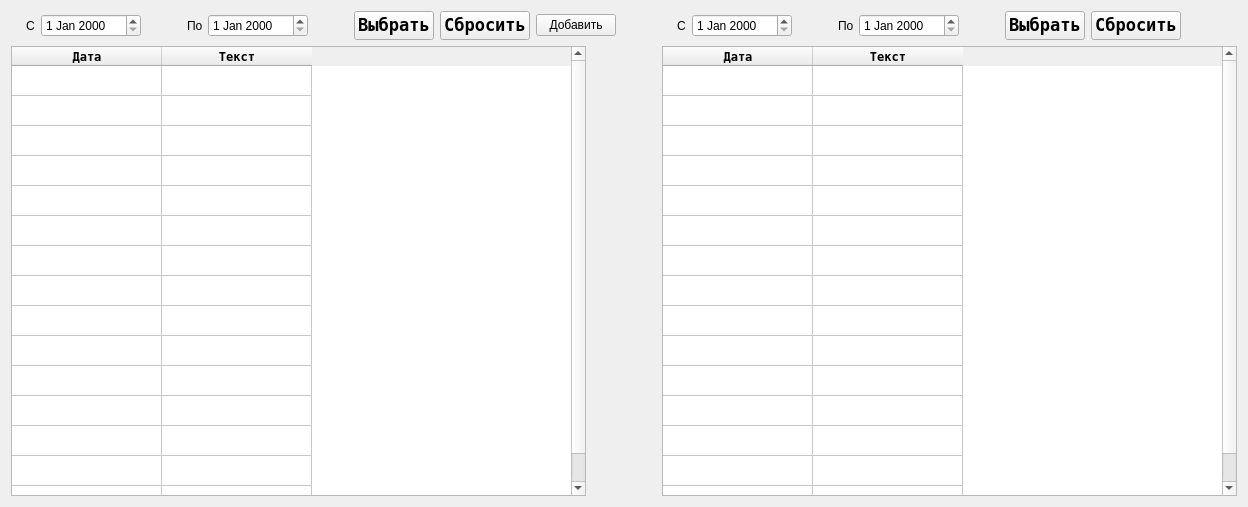
      <widget class="QWidget" name="tab_zayav">
       <attribute name="title">
        <string>Заявки</string>
       </attribute>
       <layout class="QVBoxLayout" name="verticalLayout_9">
        <item>
         <layout class="QHBoxLayout" name="horizontalLayout_5">
          <item>
           <layout class="QVBoxLayout" name="verticalLayout">
            <item>
             <layout class="QHBoxLayout" name="layout_serch_zayav">
              <item>
               <spacer name="hspacer1_serch_zayav">
                <property name="orientation">
                 <enum>Qt::Horizontal</enum>
                </property>
                <property name="sizeType">
                 <enum>QSizePolicy::Fixed</enum>
                </property>
                <property name="sizeHint" stdset="0">
                 <size>
                  <width>15</width>
                  <height>20</height>
                 </size>
                </property>
               </spacer>
              </item>
              <item>
               <widget class="QLabel" name="label1_serch_zayav">
                <property name="maximumSize">
                 <size>
                  <width>9</width>
                  <height>16777215</height>
                 </size>
                </property>
                <property name="text">
                 <string>С:</string>
                </property>
               </widget>
              </item>
              <item>
               <widget class="QDateEdit" name="dateedit_start_serch_zayav">
                <property name="minimumSize">
                 <size>
                  <width>100</width>
                  <height>0</height>
                 </size>
                </property>
               </widget>
              </item>
              <item>
               <spacer name="hspacer2_serch_zayav">
                <property name="orientation">
                 <enum>Qt::Horizontal</enum>
                </property>
                <property name="sizeType">
                 <enum>QSizePolicy::Fixed</enum>
                </property>
                <property name="sizeHint" stdset="0">
                 <size>
                  <width>40</width>
                  <height>20</height>
                 </size>
                </property>
               </spacer>
              </item>
              <item>
               <widget class="QLabel" name="label2_serch_zayav">
                <property name="maximumSize">
                 <size>
                  <width>15</width>
                  <height>16777215</height>
                 </size>
                </property>
                <property name="text">
                 <string>По:</string>
                </property>
               </widget>
              </item>
              <item>
               <widget class="QDateEdit" name="dateedit_finish_serch_zayav">
                <property name="sizePolicy">
                 <sizepolicy hsizetype="Minimum" vsizetype="Fixed">
                  <horstretch>0</horstretch>
                  <verstretch>0</verstretch>
                 </sizepolicy>
                </property>
                <property name="minimumSize">
                 <size>
                  <width>100</width>
                  <height>0</height>
                 </size>
                </property>
               </widget>
              </item>
              <item>
               <spacer name="hspacer3_serch_zayav">
                <property name="orientation">
                 <enum>Qt::Horizontal</enum>
                </property>
                <property name="sizeType">
                 <enum>QSizePolicy::Fixed</enum>
                </property>
                <property name="sizeHint" stdset="0">
                 <size>
                  <width>40</width>
                  <height>20</height>
                 </size>
                </property>
               </spacer>
              </item>
              <item>
               <widget class="QPushButton" name="pushbutton_ok_serch_zayav">
                <property name="font">
                 <font>
                  <family>Andale Mono</family>
                  <pointsize>13</pointsize>
                  <weight>75</weight>
                  <bold>true</bold>
                 </font>
                </property>
                <property name="text">
                 <string>Выбрать</string>
                </property>
               </widget>
              </item>
              <item>
               <widget class="QPushButton" name="pushbutton_cancel_serch_zayav">
                <property name="font">
                 <font>
                  <family>Andale Mono</family>
                  <pointsize>13</pointsize>
                  <weight>75</weight>
                  <bold>true</bold>
                 </font>
                </property>
                <property name="text">
                 <string>Сбросить</string>
                </property>
               </widget>
              </item>
              <item>
               <widget class="QPushButton" name="pushButton">
                <property name="text">
                 <string>Добавить</string>
                </property>
               </widget>
              </item>
              <item>
               <spacer name="hspacer4_serch_zayav">
                <property name="orientation">
                 <enum>Qt::Horizontal</enum>
                </property>
                <property name="sizeHint" stdset="0">
                 <size>
                  <width>40</width>
                  <height>20</height>
                 </size>
                </property>
               </spacer>
              </item>
             </layout>
            </item>
            <item>
             <widget class="QTableWidget" name="table_zayav">
              <property name="sizePolicy">
               <sizepolicy hsizetype="Fixed" vsizetype="Expanding">
                <horstretch>99</horstretch>
                <verstretch>99</verstretch>
               </sizepolicy>
              </property>
              <property name="minimumSize">
               <size>
                <width>575</width>
                <height>450</height>
               </size>
              </property>
              <property name="maximumSize">
               <size>
                <width>16777215</width>
                <height>16777215</height>
               </size>
              </property>
              <property name="font">
               <font>
                <family>Andale Mono</family>
                <weight>75</weight>
                <bold>true</bold>
               </font>
              </property>
              <property name="rowCount">
               <number>15</number>
              </property>
              <attribute name="horizontalHeaderCascadingSectionResizes">
               <bool>true</bool>
              </attribute>
              <attribute name="horizontalHeaderDefaultSectionSize">
               <number>150</number>
              </attribute>
              <attribute name="horizontalHeaderMinimumSectionSize">
               <number>60</number>
              </attribute>
              <attribute name="verticalHeaderVisible">
               <bool>false</bool>
              </attribute>
              <row/>
              <row/>
              <row/>
              <row/>
              <row/>
              <row/>
              <row/>
              <row/>
              <row/>
              <row/>
              <row/>
              <row/>
              <row/>
              <row/>
              <row/>
              <column>
               <property name="text">
                <string>Дата</string>
               </property>
              </column>
              <column>
               <property name="text">
                <string>Текст</string>
               </property>
              </column>
             </widget>
            </item>
           </layout>
          </item>
          <item>
           <layout class="QVBoxLayout" name="verticalLayout_2">
            <item>
             <layout class="QHBoxLayout" name="layout_serch_zayav_2">
              <item>
               <spacer name="hspacer1_serch_zayav_2">
                <property name="orientation">
                 <enum>Qt::Horizontal</enum>
                </property>
                <property name="sizeType">
                 <enum>QSizePolicy::Fixed</enum>
                </property>
                <property name="sizeHint" stdset="0">
                 <size>
                  <width>15</width>
                  <height>20</height>
                 </size>
                </property>
               </spacer>
              </item>
              <item>
               <widget class="QLabel" name="label1_serch_zayav_2">
                <property name="maximumSize">
                 <size>
                  <width>9</width>
                  <height>16777215</height>
                 </size>
                </property>
                <property name="text">
                 <string>С:</string>
                </property>
               </widget>
              </item>
              <item>
               <widget class="QDateEdit" name="dateedit_start_serch_zayav_2">
                <property name="minimumSize">
                 <size>
                  <width>100</width>
                  <height>0</height>
                 </size>
                </property>
               </widget>
              </item>
              <item>
               <spacer name="hspacer2_serch_zayav_2">
                <property name="orientation">
                 <enum>Qt::Horizontal</enum>
                </property>
                <property name="sizeType">
                 <enum>QSizePolicy::Fixed</enum>
                </property>
                <property name="sizeHint" stdset="0">
                 <size>
                  <width>40</width>
                  <height>20</height>
                 </size>
                </property>
               </spacer>
              </item>
              <item>
               <widget class="QLabel" name="label2_serch_zayav_2">
                <property name="maximumSize">
                 <size>
                  <width>15</width>
                  <height>16777215</height>
                 </size>
                </property>
                <property name="text">
                 <string>По:</string>
                </property>
               </widget>
              </item>
              <item>
               <widget class="QDateEdit" name="dateedit_finish_serch_zayav_2">
                <property name="sizePolicy">
                 <sizepolicy hsizetype="Minimum" vsizetype="Fixed">
                  <horstretch>0</horstretch>
                  <verstretch>0</verstretch>
                 </sizepolicy>
                </property>
                <property name="minimumSize">
                 <size>
                  <width>100</width>
                  <height>0</height>
                 </size>
                </property>
               </widget>
              </item>
              <item>
               <spacer name="hspacer3_serch_zayav_2">
                <property name="orientation">
                 <enum>Qt::Horizontal</enum>
                </property>
                <property name="sizeType">
                 <enum>QSizePolicy::Fixed</enum>
                </property>
                <property name="sizeHint" stdset="0">
                 <size>
                  <width>40</width>
                  <height>20</height>
                 </size>
                </property>
               </spacer>
              </item>
              <item>
               <widget class="QPushButton" name="pushbutton_ok_serch_zayav_2">
                <property name="font">
                 <font>
                  <family>Andale Mono</family>
                  <pointsize>13</pointsize>
                  <weight>75</weight>
                  <bold>true</bold>
                 </font>
                </property>
                <property name="text">
                 <string>Выбрать</string>
                </property>
               </widget>
              </item>
              <item>
               <widget class="QPushButton" name="pushbutton_cancel_serch_zayav_2">
                <property name="font">
                 <font>
                  <family>Andale Mono</family>
                  <pointsize>13</pointsize>
                  <weight>75</weight>
                  <bold>true</bold>
                 </font>
                </property>
                <property name="text">
                 <string>Сбросить</string>
                </property>
               </widget>
              </item>
              <item>
               <spacer name="hspacer4_serch_zayav_2">
                <property name="orientation">
                 <enum>Qt::Horizontal</enum>
                </property>
                <property name="sizeHint" stdset="0">
                 <size>
                  <width>40</width>
                  <height>20</height>
                 </size>
                </property>
               </spacer>
              </item>
             </layout>
            </item>
            <item>
             <widget class="QTableWidget" name="table_zayav_2">
              <property name="sizePolicy">
               <sizepolicy hsizetype="Fixed" vsizetype="Expanding">
                <horstretch>99</horstretch>
                <verstretch>99</verstretch>
               </sizepolicy>
              </property>
              <property name="minimumSize">
               <size>
                <width>575</width>
                <height>450</height>
               </size>
              </property>
              <property name="maximumSize">
               <size>
                <width>16777215</width>
                <height>16777215</height>
               </size>
              </property>
              <property name="font">
               <font>
                <family>Andale Mono</family>
                <weight>75</weight>
                <bold>true</bold>
               </font>
              </property>
              <property name="rowCount">
               <number>15</number>
              </property>
              <attribute name="horizontalHeaderCascadingSectionResizes">
               <bool>true</bool>
              </attribute>
              <attribute name="horizontalHeaderDefaultSectionSize">
               <number>150</number>
              </attribute>
              <attribute name="horizontalHeaderMinimumSectionSize">
               <number>60</number>
              </attribute>
              <attribute name="verticalHeaderVisible">
               <bool>false</bool>
              </attribute>
              <row/>
              <row/>
              <row/>
              <row/>
              <row/>
              <row/>
              <row/>
              <row/>
              <row/>
              <row/>
              <row/>
              <row/>
              <row/>
              <row/>
              <row/>
              <column>
               <property name="text">
                <string>Дата</string>
               </property>
              </column>
              <column>
               <property name="text">
                <string>Текст</string>
               </property>
              </column>
             </widget>
            </item>
           </layout>
          </item>
         </layout>
        </item>
       </layout>
      </widget>
